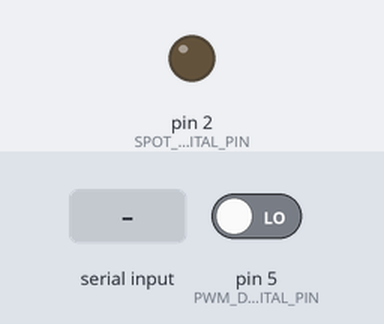
The sketch below on a simulated Arduino Uno, built with avr-gcc and run on an emulated ATmega328P. On the bench: output pins drawn as LEDs (lit = HIGH). Inputs (shaded band) come from the test bench; at power-on: pin 5 (PWM_DIGITAL_PIN) LOW. What the sketch prints to the serial monitor is not drawn.

Above: at 1.0 s.
1.1 s: "1" received over Serial
At 1.9 s:
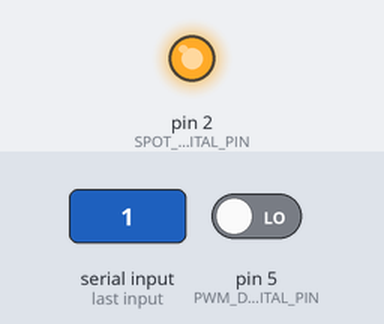
2.7 s: "0" received over Serial
Timing chart, 0 to 5.7 s (numbered marks = the images above; inputs shaded):
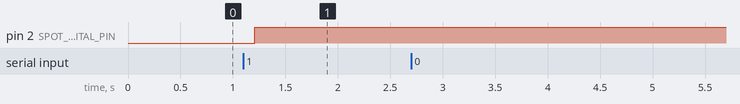

Measured:
- after the input at 1.1 s, pin 2 (SPOT_DIGITAL_PIN): LOW → HIGH after 0.11 s
- after the input at 2.7 s, every drawn part: stays the same

The sketch:

Spotlight_module_first_prototype.ino
```cpp
// (licence header left out)
#define MODULE_NR 1
#define SPOT_DIGITAL_PIN 2
#define PWM_DIGITAL_PIN 5

int message_nr = 0;

bool input_spotlight_state = false;
bool spotlight_state = false;
int pwm_value = 0;

void setup() {
  Serial.begin(57600);   // opens serial port, sets data rate to 57600 to communicate with UART2 from APM
  Serial.setTimeout(7);  //set the timeout between 2 messages input (200ms for 3.3Hz,70ms for 10Hz, 15ms for 50Hz, 7ms for 100Hz)
  pinMode(SPOT_DIGITAL_PIN, OUTPUT);
  EstablishingConnection();
}

void loop() {
  SendMessage(GeneratingMessage());
  message_nr++;
}

void EstablishingConnection() {
   while (Serial.available() <= 0) {
    Serial.print("a");
    delay(200);
  }
  CheckingRead(Serial.readString());
}

void SendMessage(String message)
{
  int x = 0;
  for(; message.charAt(x)!='\0'; x++)
  {
    Serial.print(message.charAt(x));
    while (Serial.available() <= 0) {}
    CheckingRead(Serial.readString());
  }
  Serial.print(message.charAt(x));
    while (Serial.available() <= 0) {}
    CheckingRead(Serial.readString());
}

String GeneratingMessage(){

  String message;
  message += ":";
  message += MODULE_NR;
  message += ":/:";
  message += message_nr;
  message += ":/:";

  UpdateSpotlightState();
  if(spotlight_state)
    message += "on";
  else
    message += "off";
  message += ":/:";
  pwm_value = pulseIn(PWM_DIGITAL_PIN, HIGH);
  message += pwm_value;
  message += ":;\n";
  return message;
}

void CheckingRead(String readed)
{
  if(readed == "1")
    input_spotlight_state = true;
  else
    input_spotlight_state = false;
}

void UpdateSpotlightState()
{
  if(input_spotlight_state)
  {
    digitalWrite(SPOT_DIGITAL_PIN, HIGH);
    spotlight_state = true;
  }
  else
  {
    digitalWrite(SPOT_DIGITAL_PIN, LOW);
    spotlight_state = false;
  }
}
```
